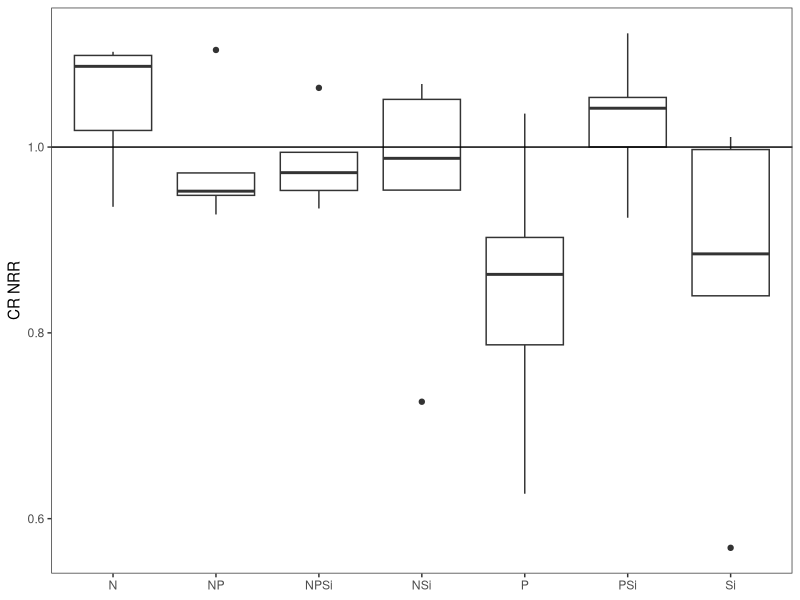
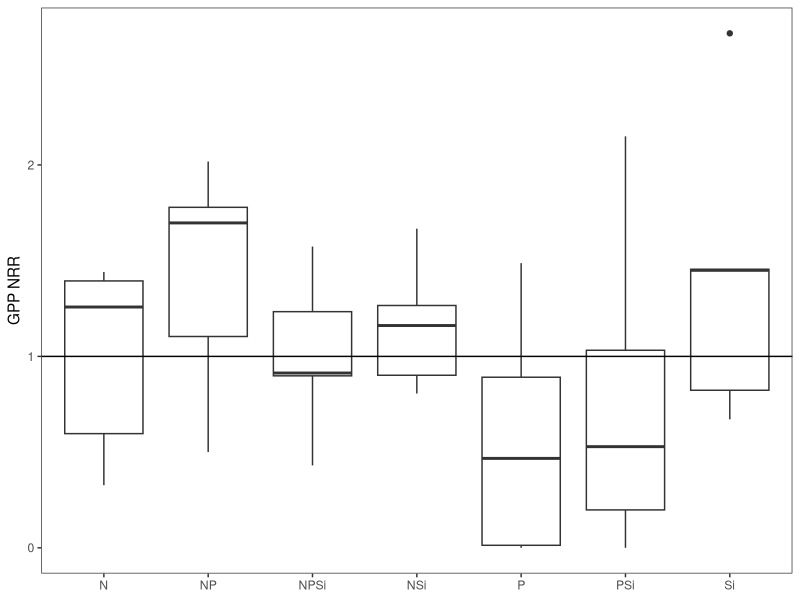
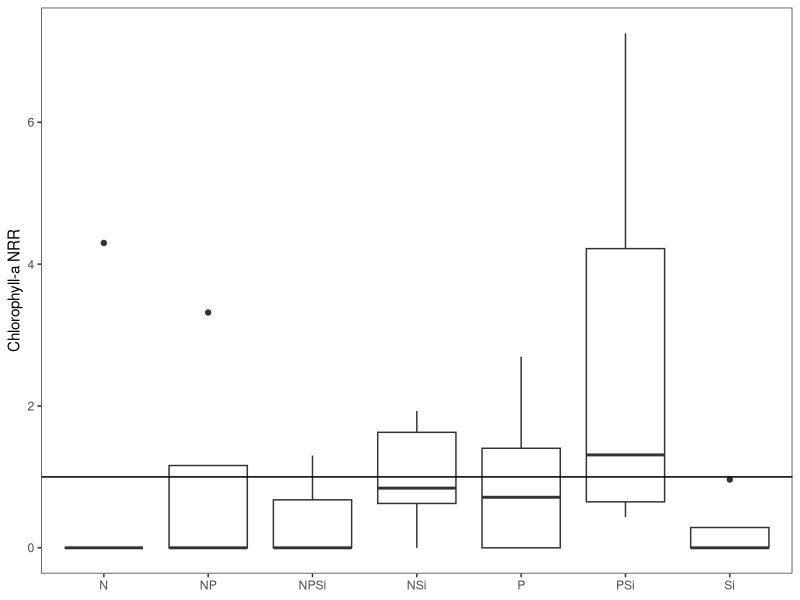
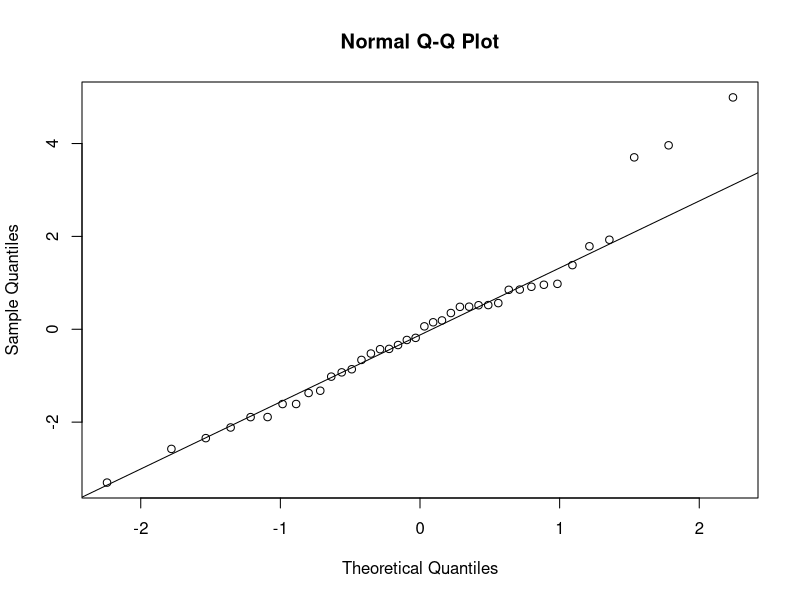
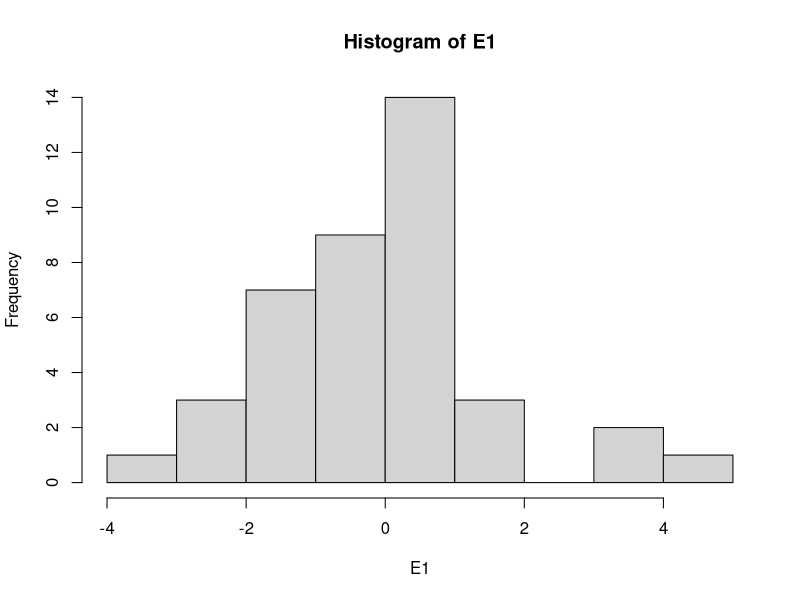
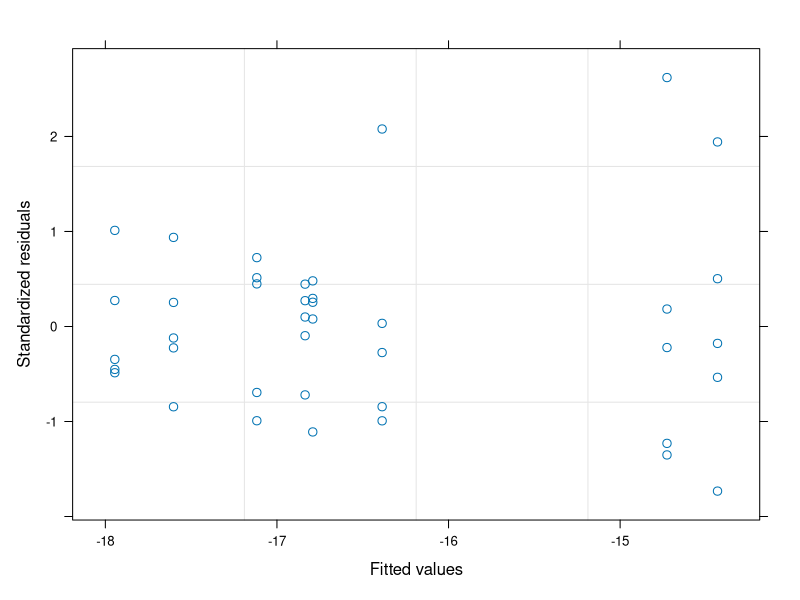

Source code (R) for these figures, in order: (Note: this script raises an error after producing the figures.)
#Author:  Clay Arango
#Creation date: 14-Feb-19
#Script to analyze NDS data from Summer 2018 WSB work with S. Roley and A. Alexiades

#packages
library(nlme)
library(nortest)
library(plyr)
library(dplyr)
library(multcomp)
library(MASS)
library(ggplot2)

#Load data
sat_fall <- read.table(file="satus_fall.csv", header=T, sep=",")

#set variable
d = sat_fall

#evaluate data to make sure factors are correct
names(d)

unique(d$nutrient) #control, N, NP, NPSi, NSi, P, PSi, Si
unique(d$N) #should be 0 and 1
unique(d$P) #should be 0 and 1
unique(d$Si) #should be 0 and 1
unique(d$top) #should be "sponge" and "glass"
#if need to change, use recode function below. 
d$top<-recode(d$top, "cellulose" ="sponge")
str(d)
 
#convert N and P and Si values (0 or 1 for absence or presence) to factors
d$N<-as.factor(d$N)
d$P<-as.factor(d$P)
d$Si<-as.factor(d$Si)
str(d)

#subset data into gpp and cr response
d.cr = subset(d, top=="sponge", data=d)
d.gpp = subset(d, top=="glass", data=d)

#calculate nrr for cr
x<-ddply(d.cr, "nutrient", summarise, ave_cr = mean(cr.area, na.rm=T)) #changed to ddply b/c allows
#to specify by column name - I had a csv file with the relevant column in a different position.
x
d.cr$cr.nrr = d.cr$cr.area/-17.11723 #divide by control ave_cr

#calculate nrr for gpp and chla
x<- ddply(d.gpp, "nutrient", summarise, ave_gpp = mean(gpp.area, na.rm=T), ave_chla = mean(chla_ug_cm2, na.rm=T)) 
x
d.gpp$gpp.nrr = d.gpp$gpp.area/4.345200 #divide by control ave_gpp
d.gpp$chla.nrr = d.gpp$chla_ug_cm2/0.06266962 #divide by control ave_chla

#now combine into one and export
d.cr$chla.nrr<-NA
d.cr$gpp.nrr<-NA
d.gpp$cr.nrr<-NA
d.nrr<-rbind(d.cr, d.gpp)
d.nrr$site.date<-"satus_fall"
write.table(d.nrr, "satus_fall_nrr.csv",  sep=",", quote=F, row.names =F)

###############
#plots of NRR
##############
ggplot(data=subset(d.cr, !(nutrient=="control")), aes(x=nutrient, y=cr.nrr))+geom_boxplot()+theme_bw()+
  ylab("CR NRR")+geom_abline(slope = 0, intercept = 1)+
  theme(axis.title.x=element_blank(), panel.grid.minor=element_blank(), panel.grid.major=element_blank())
# inhibition or neutral. N might be limited

ggplot(data=subset(d.gpp, !(nutrient=="control")), aes(x=nutrient, y=gpp.nrr))+geom_boxplot()+theme_bw()+
  ylab("GPP NRR")+geom_abline(slope = 0, intercept = 1)+
  theme(axis.title.x=element_blank(), panel.grid.minor=element_blank(), panel.grid.major=element_blank())
#mostly neutral. 

ggplot(data=subset(d.gpp, !(nutrient=="control")), aes(x=nutrient, y=chla.nrr))+geom_boxplot()+theme_bw()+
  ylab("Chlorophyll-a NRR")+geom_abline(slope = 0, intercept = 1)+ 
  theme(axis.title.x=element_blank(), panel.grid.minor=element_blank(), panel.grid.major=element_blank())
#limitation or neutral. A few high values which check out as correct.

##########
#NRR Summary Files
#########

GPP_sum<-ddply(d.gpp, "nutrient", summarise, ave_nrr.gpp=mean(gpp.nrr, na.rm=T), sd_nrr.gpp=sd(gpp.nrr, na.rm=T), 
               se_nrr.gpp =(sd(gpp.nrr)/sqrt(sum(!is.na(gpp.nrr)))), 
               ci95_nrr.gpp = (1.96*(sd(gpp.nrr)/sqrt(sum(!is.na(gpp.nrr))))),
               ave_nrr.chla=mean(chla.nrr, na.rm=T), sd_nrr.chla=sd(chla.nrr, na.rm=T), 
               se_nrr.chla =(sd(chla.nrr)/sqrt(sum(!is.na(chla.nrr)))), 
               ci95_nrr.chla = (1.96*(sd(chla.nrr)/sqrt(sum(!is.na(chla.nrr))))))
CR_sum<-ddply(d.cr, "nutrient", summarise, ave_nrr.cr=mean(cr.nrr, na.rm=T), sd_nrr.cr=sd(cr.nrr, na.rm=T), 
              se_nrr.cr =(sd(cr.nrr)/sqrt(sum(!is.na(cr.nrr)))), 
              ci95_nrr.cr = (1.96*(sd(cr.nrr)/sqrt(sum(!is.na(cr.nrr))))))

#now combine into one and export
d.sum<-merge(GPP_sum, CR_sum, by="nutrient")
d.sum$site_date<-"aht_summer"
write.table(d.sum, "reec_summer_summ.csv",  sep=",", quote=F, row.names =F)

############################################################
#analyze RESPIRATION data
############################################################

M1<-gls(cr.area~N*P*Si, data=d.cr, na.action=na.omit)
E1<-residuals(M1)
qqnorm(E1)
qqline(E1)
ad.test(E1)
   #residuals are more-or-less normally distributed, p=0.06625. A lot of wiggle around QQ line
hist(E1) #ok
plot(M1)# a little bit heteroscedastic but not dramatically so. less variation as values increase

plot(filter(d.cr, !is.na(cr.area)) %>% dplyr::select(nutrient), 
     E1, xlab="nutrient", ylab="Residuals")
bartlett.test(cr.area~nutrient, data=d.cr)
   #variance test OK

anova(M1)
  #P and NPSi interaction signficant. in figure, Si appears higher, NP lower, all others equal to Control

ggplot(data=d.cr, aes(x=nutrient, y = cr.area))+geom_boxplot()

x <- group_by(d.cr, nutrient) %>%  # Grouping function causes subsequent functions to aggregate by treatment
  summarize(cr.mean = abs(mean(cr.area, na.rm = TRUE)), # na.rm = TRUE to remove missing values
            cr.sd=abs(sd(cr.area, na.rm = TRUE)),  # na.rm = TRUE to remove missing values
            n = sum(!is.na(cr.area)), # of observations, excluding NAs. 
            cr.se=cr.sd/sqrt(n))

ggplot(data=x, aes(x=nutrient, y=cr.mean)) + 
  geom_bar(stat="identity", position=position_dodge(), color = "black") + 
  geom_errorbar(aes(ymin=cr.mean, ymax=cr.mean+cr.se), width=0.2, 
                position=position_dodge(0.9)) + 
  xlab("Nutrient") +
  ylab(expression(Respiration~(ug~O[2]~m^{-2}~h^{-1}))) +
  ylim(0,20) +
  labs(fill="Light") +
  theme_bw() +
  theme(panel.grid.major=element_blank(),
        panel.grid.minor=element_blank(),
        legend.title=element_text(size=6),
        legend.key=element_blank(), 
        legend.position=c(0.5,0.95), 
        legend.text=element_text(size=8), 
        legend.background=element_blank(), 
        legend.direction="horizontal", 
        legend.key.size=unit(0.3, "cm"), 
        axis.title.y=element_text(size=8), 
        axis.title.x=element_text(size=8), 
        axis.text.x=element_text(size=8))


#ggsave('output/figures/Aht_summer_CRNRR.tiff',
#       units="in",
#       width=3.25,
#       height=3.25,
#       dpi=1200,
#       compression="lzw")

############################################################
#analyze the PRODUCTION data
############################################################

M1<-gls(log10(gpp.area+1)~N*P*Si, data=d.gpp, na.action=na.omit) #had to log-transform
E1<-residuals(M1)
qqnorm(E1)
qqline(E1)
ad.test(E1)
  #with log transformation: looks better, p = 0.8947)
  #w/o transformation: residuals not normal (p = 0.012, clear deviation from QQ line)

hist(E1, xlab="residuals", main="")
plot(M1)

plot(filter(d.gpp, !is.na(gpp.area)) %>% dplyr::select(nutrient), 
     E1, xlab="nutrient", ylab="Residuals")
bartlett.test(gpp.area~nutrient, data=d.gpp)
   #variance increases with value, even with transformation. will use kruskal-wallis

ggplot(data=d.gpp, aes(x=nutrient, y = gpp.area))+geom_boxplot()# one funky control value!! check on it!!
anova(M1)#doing anova anyway
#nothing significant

kruskal.test(gpp.area~N+P+Si, data=d.gpp, na.action=na.omit)#kruskal-wallis can only have 1 factor


x <- group_by(d.gpp, nutrient) %>%  # Grouping function causes subsequent functions to aggregate by season and reach
  summarize(gpp.mean = abs(mean(gpp.area, na.rm = TRUE)), # na.rm = TRUE to remove missing values
            gpp.sd=abs(sd(gpp.area, na.rm = TRUE)),  # na.rm = TRUE to remove missing values
            n = sum(!is.na(gpp.area)), # of observations, excluding NAs. 
            gpp.se=gpp.sd/sqrt(n))

ggplot(data=x, aes(x=nutrient, y=gpp.mean)) + 
  geom_bar(stat="identity", position=position_dodge(), color = "black") + 
  geom_errorbar(aes(ymin=gpp.mean, ymax=gpp.mean+gpp.se), width=0.2, 
                position=position_dodge(0.9)) + 
  xlab("Nutrient") +
  ylab(expression(Production~(ug~O[2]~m^{-2}~h^{-1}))) +
  labs(fill="Light") +
  theme_bw() +
  theme(panel.grid.major=element_blank(),
        panel.grid.minor=element_blank(), 
        legend.title=element_text(size=6), 
        legend.key=element_blank(),  
        legend.position=c(0.5,0.95),  
        legend.text=element_text(size=8),  
        legend.background=element_blank(),  
        legend.direction="horizontal",  
        legend.key.size=unit(0.3, "cm"),  
        axis.title.y=element_text(size=8),  
        axis.title.x=element_text(size=8),  
        axis.text.x=element_text(size=8))

#ggsave('output/figures/gppByNutrient.tiff',
#       units="in",
#       width=3.25,
#       height=3.25,
#       dpi=1200,
#       compression="lzw")


#BELOW HERE IS NOT EDITED





############################################################
#analyze the CHL-A biomass on disks

M1<-gls(chla~N*P*light, data=roza_sum.chla, na.action=na.omit)
E1<-residuals(M1)
qqnorm(E1)
qqline(E1)
ad.test(E1)
  #residuals look bad (p=0.001)
hist(E1)
plot(M1)

vf1 = varIdent(form = ~ 1|N*P)
vf2 = varIdent(form = ~ 1|light)
vf3 = varIdent(form = ~ 1|N*P*light)
vf4 = varPower(form = ~ fitted(.)) 
vf5 = varExp(form = ~ fitted(.))
vf6 = varConstPower(form = ~ fitted(.))
vf7 = varExp(form = ~ fitted(.)|nutrient)

M2<-gls(chla~N*P*light, data=roza_sum.chla, na.action=na.omit, weights=vf1)
M3<-gls(chla~N*P*light, data=roza_sum.chla, na.action=na.omit, weights=vf2)
M4<-gls(chla~N*P*light, data=roza_sum.chla, na.action=na.omit, weights=vf3)
M5<-gls(chla~N*P*light, data=roza_sum.chla, na.action=na.omit, weights=vf4)
M6<-gls(chla~N*P*light, data=roza_sum.chla, na.action=na.omit, weights=vf5)
M7<-gls(chla~N*P*light, data=roza_sum.chla, na.action=na.omit, weights=vf6)
M8<-gls(chla~N*P*light, data=roza_sum.chla, na.action=na.omit, weights=vf7)

anova(M1,M2,M3,M4,M5,M6,M7,M8)

#M3 is best on AIC

E3<-residuals(M3)
qqnorm(E3)
qqline(E3)
ad.test(E3)
#residuals are not normal (p=0.001)
hist(E3, xlab="residuals", main="")
plot(M3)
  #hist and plot look good

plot(filter(roza_sum.chla, !is.na(chla)) %>% dplyr::select(light), 
     E3, xlab="light", ylab="Residuals")
bartlett.test(chla~light, data=roza_sum.chla)

plot(filter(roza_sum.chla, !is.na(chla)) %>% dplyr::select(nutrient), 
     E3, xlab="nutrient", ylab="Residuals")
bartlett.test(chla~nutrient, data=roza_sum.chla)

anova(M3)

#light is significant and N and P separately interact with light

x<-roza_sum.chla[complete.cases(roza_sum.chla$chla),]

with(x, 
     interaction.plot(nutrient,light,chla, 
                      ylim=c(0,1.5),lty=c(1,12),lwd=2,ylab="Chlorophyll a", 
                      xlab="Nutrient", trace.label="Light"))

x <- group_by(roza_sum.chla, nutrient, light) %>%  # Grouping function causes subsequent functions to aggregate by season and reach
  summarize(chla.mean = mean(chla, na.rm = TRUE), # na.rm = TRUE to remove missing values
            chla.sd=sd(chla, na.rm = TRUE),  # na.rm = TRUE to remove missing values
            n = sum(!is.na(chla)), # of observations, excluding NAs. 
            chla.se=chla.sd/sqrt(n))

ggplot(data=x, 
       aes(x=nutrient, y=chla.mean, fill=light)) + 
  geom_bar(stat="identity", position=position_dodge(), color = "black") + 
  geom_errorbar(aes(ymin=chla.mean, ymax=chla.mean+chla.se), width=0.2, 
                position=position_dodge(0.9)) + 
  scale_fill_manual(values=c("white","black")) +
  xlab("Nutrient") +
  ylab(expression(Chlorophyll~a~(ug~cm^{-2}))) +
  ylim(0,1.7) +
  labs(fill="Light") +
  theme_bw() +
  theme(panel.grid.major=element_blank(), 
        panel.grid.minor=element_blank(), 
        legend.title=element_text(size=6), 
        legend.key=element_blank(), 
        legend.position=c(0.5,0.95), 
        legend.text=element_text(size=8), 
        legend.background=element_blank(), 
        legend.direction="horizontal", 
        legend.key.size=unit(0.3, "cm"), 
        axis.title.y=element_text(size=8), 
        axis.title.x=element_text(size=8), 
        axis.text.x=element_text(size=8))

ggsave('output/figures/chlaByNutrientLight.tiff',
       units="in",
       width=3.25,
       height=3.25,
       dpi=1200,
       compression="lzw")



############################################################
############################################################
#calculate nrr mean and standard error
x1 <- group_by(roza_sum, nutrient, light) %>%  # Grouping function causes subsequent functions to aggregate by season and reach
  summarize(chla.nrr.mean = mean(chla.nrr, na.rm = TRUE), # na.rm = TRUE to remove missing values
            chla.nrr.sd=sd(chla.nrr, na.rm = TRUE),  # na.rm = TRUE to remove missing values
            chla.n = sum(!is.na(chla.nrr)), # of observations, excluding NAs. 
            chla.nrr.se=chla.nrr.sd/sqrt(chla.n))


x2 <- group_by(roza_sum, nutrient, light) %>%  # Grouping function causes subsequent functions to aggregate by season and reach
  summarize(gpp.nrr.mean = mean(gpp.nrr, na.rm = TRUE), # na.rm = TRUE to remove missing values
            gpp.nrr.sd=sd(gpp.nrr, na.rm = TRUE),  # na.rm = TRUE to remove missing values
            gpp.n = sum(!is.na(gpp.nrr)), # of observations, excluding NAs. 
            gpp.nrr.se=gpp.nrr.sd/sqrt(gpp.n))

x3 <- group_by(roza_sum, nutrient, light) %>%  # Grouping function causes subsequent functions to aggregate by season and reach
  summarize(cr.nrr.mean = mean(cr.nrr, na.rm = TRUE), # na.rm = TRUE to remove missing values
            cr.nrr.sd=sd(cr.nrr, na.rm = TRUE),  # na.rm = TRUE to remove missing values
            cr.n = sum(!is.na(cr.nrr)), # of observations, excluding NAs. 
            cr.nrr.se=cr.nrr.sd/sqrt(cr.n))

roza_sum.nrr<-cbind(x1,x2,x3)
roza_sum.nrr <- roza_sum.nrr[, !duplicated(colnames(roza_sum.nrr))]
write.csv(roza_sum.nrr, "roza_sum.nrr.csv")
